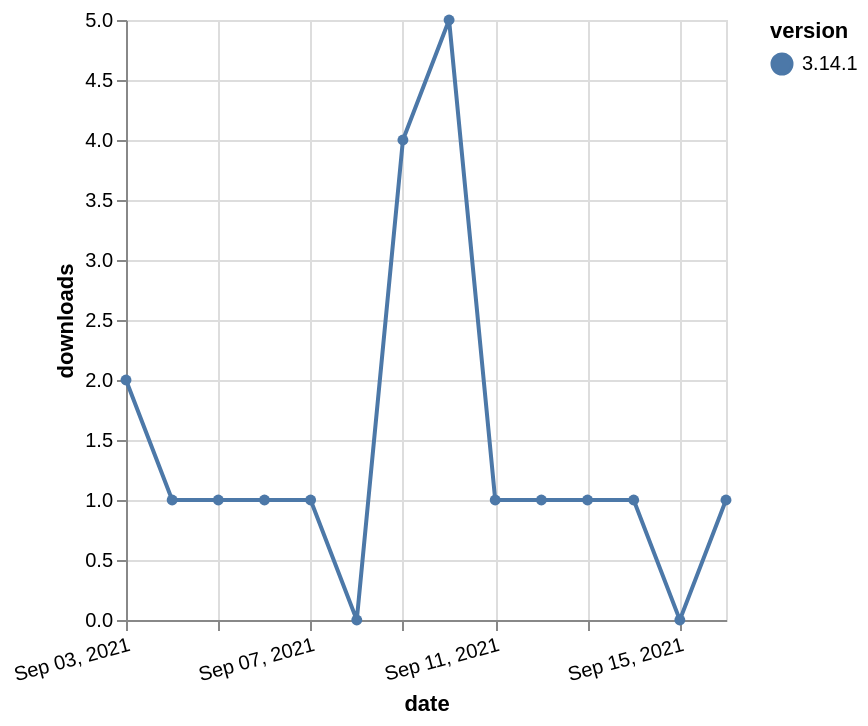

Write the Vega-Lite specification saved for this chart.
### Vega-Lite specification from a JSON file in a GitHub repository (floating-point values rounded to 4 significant figures)
{"$schema": "https://vega.github.io/schema/vega-lite/v5.json", "description": "A simple bar chart with embedded data.", "data": {"values": [{"date": "2021-09-03", "total": 553, "delta": 2, "version": "3.14.1"}, {"date": "2021-09-04", "total": 554, "delta": 1, "version": "3.14.1"}, {"date": "2021-09-05", "total": 555, "delta": 1, "version": "3.14.1"}, {"date": "2021-09-06", "total": 556, "delta": 1, "version": "3.14.1"}, {"date": "2021-09-07", "total": 557, "delta": 1, "version": "3.14.1"}, {"date": "2021-09-08", "total": 557, "delta": 0, "version": "3.14.1"}, {"date": "2021-09-09", "total": 561, "delta": 4, "version": "3.14.1"}, {"date": "2021-09-10", "total": 566, "delta": 5, "version": "3.14.1"}, {"date": "2021-09-11", "total": 567, "delta": 1, "version": "3.14.1"}, {"date": "2021-09-12", "total": 568, "delta": 1, "version": "3.14.1"}, {"date": "2021-09-13", "total": 569, "delta": 1, "version": "3.14.1"}, {"date": "2021-09-14", "total": 570, "delta": 1, "version": "3.14.1"}, {"date": "2021-09-15", "total": 570, "delta": 0, "version": "3.14.1"}, {"date": "2021-09-16", "total": 571, "delta": 1, "version": "3.14.1"}]}, "width": "container", "mark": {"type": "line", "point": {"filled": true}}, "encoding": {"x": {"field": "date", "type": "temporal", "timeUnit": "yearmonthdate", "title": "date", "axis": {"labelAngle": -15}}, "y": {"field": "delta", "type": "quantitative", "title": "downloads"}, "color": {"field": "version", "type": "nominal"}, "tooltip": {"field": "delta"}}}
